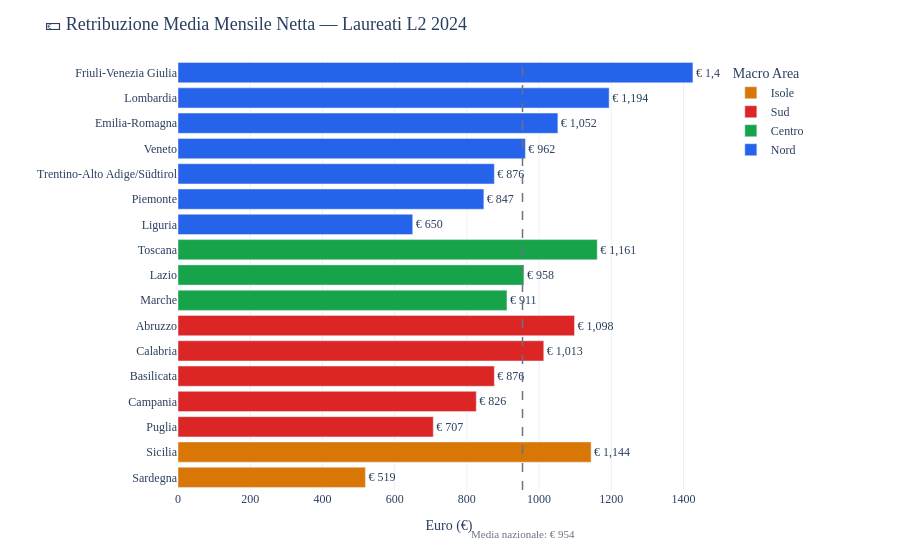
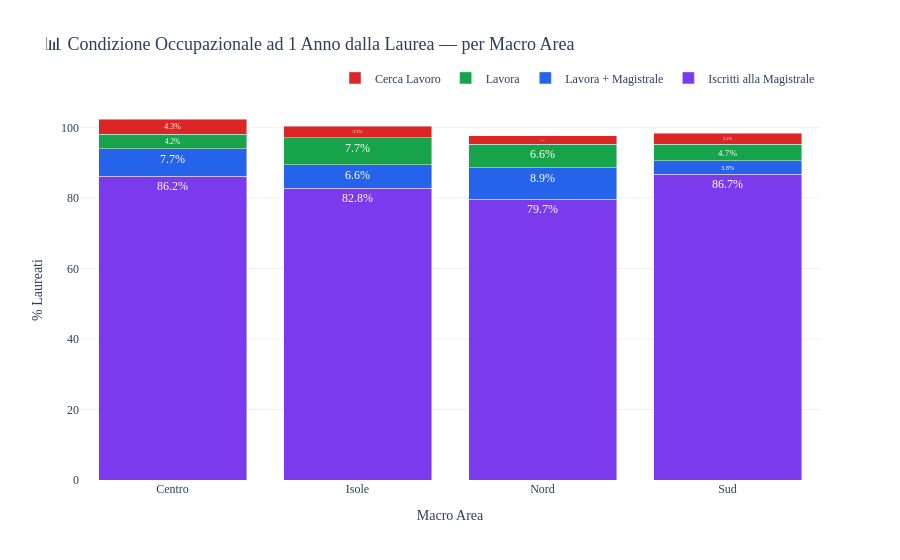
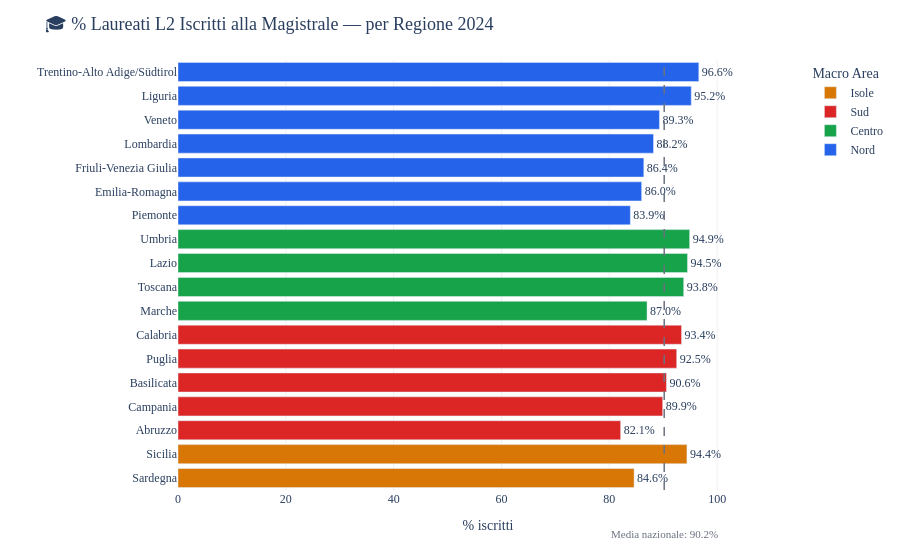

The notebook cell saved with these charts, in order:
### Code cell
import pandas as pd
import plotly.express as px
import plotly.graph_objects as go

# ── CARICA DATI ───────────────────────────────────────────────────────────────

df = pd.read_csv(
    r"C:\Users\Administrator\Desktop\PROGETTO_L2\almalaurea_2024_clean.csv",
    encoding="utf-8-sig"
)

COLORI = {
    "Nord":   "#2563EB",
    "Centro": "#16A34A",
    "Sud":    "#DC2626",
    "Isole":  "#D97706",
}

REGIONE_GEO = {
    "PIEMONTE":   "Piemonte",
    "LIGURIA":    "Liguria",
    "LOMBARDIA":  "Lombardia",
    "TRENTINO":   "Trentino-Alto Adige/Südtirol",
    "VENETO":     "Veneto",
    "FRIULI":     "Friuli-Venezia Giulia",
    "EMILIA":     "Emilia-Romagna",
    "TOSCANA":    "Toscana",
    "UMBRIA":     "Umbria",
    "MARCHE":     "Marche",
    "LAZIO":      "Lazio",
    "ABBRUZZO":   "Abruzzo",
    "ABRUZZO":    "Abruzzo",
    "CAMPANIA":   "Campania",
    "PUGLIA":     "Puglia",
    "BASILICATA": "Basilicata",
    "CALABRIA":   "Calabria",
    "SICILIA":    "Sicilia",
    "SARDEGNA":   "Sardegna",
}

df["reg_name"]      = df["regione"].map(REGIONE_GEO)
df["regione_label"] = df["reg_name"]

GEOJSON_URL = (
    "https://raw.githubusercontent.com/openpolis/geojson-italy/"
    "master/geojson/limits_IT_regions.geojson"
)

# ════════════════════════════════════════════════════════════════════════════════
# GRAFICO 1 — Mappa coropletica con Molise e Valle d'Aosta in grigio
# ════════════════════════════════════════════════════════════════════════════════

# Proviamo entrambe le varianti del nome per Valle d'Aosta
no_corso_nomi = [
    "Valle d'Aosta/Vallée d'Aoste",
    "Molise",
]

fig1 = go.Figure()

# Traccia principale — regioni con corso (scala Blues)
fig1.add_trace(go.Choropleth(
    geojson=GEOJSON_URL,
    locations=df["reg_name"],
    featureidkey="properties.reg_name",
    z=df["n_laureati"],
    colorscale="Blues",
    colorbar=dict(title="N. Laureati", x=1.0),
    marker_line_color="white",
    marker_line_width=1,
    hovertemplate=(
        "<b>%{location}</b><br>"
        "Laureati: %{z:.0f}<br>"
        "<extra></extra>"
    ),
    name="Regioni con L2",
))

# Traccia secondaria — grigio scuro per regioni senza corso
fig1.add_trace(go.Choropleth(
    geojson=GEOJSON_URL,
    locations=no_corso_nomi,
    featureidkey="properties.reg_name",
    z=[0, 0],
    colorscale=[[0, "#4B5563"], [1, "#4B5563"]],
    showscale=False,
    marker_line_color="white",
    marker_line_width=1,
    hovertemplate=(
        "<b>%{location}</b><br>"
        "Nessun corso L2 attivo<br>"
        "<extra></extra>"
    ),
    name="Nessun corso L2",
))

fig1.update_geos(fitbounds="locations", visible=False)
fig1.update_layout(
    title="🗺️ Laureati L2 Biotecnologie per Regione — 2024",
    margin={"r": 0, "t": 50, "l": 0, "b": 0},
    height=580,
    font_family="Georgia",
    title_font_size=18,
)
fig1.show()


# ════════════════════════════════════════════════════════════════════════════════
# GRAFICO 2 — Retribuzione media per regione (barre orizzontali)
# ════════════════════════════════════════════════════════════════════════════════

df_ret = (
    df.dropna(subset=["retribuzione_media"])
    .sort_values("retribuzione_media", ascending=True)
)
media_naz = df_ret["retribuzione_media"].mean()

fig2 = go.Figure()

for macro in ["Isole", "Sud", "Centro", "Nord"]:
    subset = df_ret[df_ret["macro_area"] == macro]
    fig2.add_trace(go.Bar(
        x=subset["retribuzione_media"],
        y=subset["regione_label"],
        orientation="h",
        name=macro,
        marker_color=COLORI[macro],
        text=subset["retribuzione_media"].apply(lambda x: f"€ {x:,.0f}"),
        textposition="outside",
        hovertemplate="<b>%{y}</b><br>Retribuzione: € %{x:,.0f}<extra></extra>",
    ))

fig2.add_vline(x=media_naz, line_dash="dash", line_color="#6B7280", line_width=1.5)
fig2.add_annotation(
    x=media_naz, y=-0.12, yref="paper",
    text=f"Media nazionale: € {media_naz:,.0f}",
    showarrow=False,
    font=dict(color="#6B7280", size=11),
    align="center",
)

fig2.update_layout(
    title="💶 Retribuzione Media Mensile Netta — Laureati L2 2024",
    xaxis_title="Euro (€)",
    yaxis_title="",
    barmode="overlay",
    height=560,
    legend_title="Macro Area",
    font_family="Georgia",
    title_font_size=18,
    plot_bgcolor="white",
    xaxis=dict(gridcolor="#f0f0f0"),
    margin=dict(l=130, r=180, t=60, b=70),
)
fig2.show()


# ════════════════════════════════════════════════════════════════════════════════
# GRAFICO 3 — Condizione occupazionale (barre impilate per macro-area)
# ════════════════════════════════════════════════════════════════════════════════

condizioni_candidate = {
    "Iscritti alla Magistrale":  "pct_solo_magistrale",
    "Lavora + Magistrale":       "pct_lavorano_e_magistrale",
    "Lavora":                    "pct_lavorano_solo",
    "Cerca Lavoro":              "pct_cercano_lavoro",
}
condizioni = {k: v for k, v in condizioni_candidate.items() if v in df.columns}

agg = (
    df.groupby("macro_area")[list(condizioni.values())]
    .mean()
    .reset_index()
)

colori_barre = {
    "Iscritti alla Magistrale": "#7C3AED",
    "Lavora + Magistrale":      "#2563EB",
    "Lavora":                   "#16A34A",
    "Cerca Lavoro":             "#DC2626",
}

fig3 = go.Figure()

for label, col in condizioni.items():
    fig3.add_trace(go.Bar(
        name=label,
        x=agg["macro_area"],
        y=agg[col].round(1),
        marker_color=colori_barre[label],
        text=agg[col].round(1).astype(str) + "%",
        textposition="inside",
        hovertemplate=f"<b>{label}</b><br>%{{x}}: %{{y:.1f}}%<extra></extra>",
    ))

fig3.update_layout(
    barmode="stack",
    title="📊 Condizione Occupazionale ad 1 Anno dalla Laurea — per Macro Area",
    xaxis_title="Macro Area",
    yaxis_title="% Laureati",
    height=500,
    legend=dict(orientation="h", yanchor="bottom", y=1.02, xanchor="right", x=1),
    font_family="Georgia",
    title_font_size=18,
    plot_bgcolor="white",
    yaxis=dict(gridcolor="#f0f0f0"),
)
fig3.show()


# ════════════════════════════════════════════════════════════════════════════════
# GRAFICO 4 — % iscritti alla magistrale per regione (barre orizzontali)
# ════════════════════════════════════════════════════════════════════════════════

df_mag = (
    df.dropna(subset=["pct_iscritti_magistrale"])
    .sort_values("pct_iscritti_magistrale", ascending=True)
)
media_mag = df_mag["pct_iscritti_magistrale"].mean()

fig4 = go.Figure()

for macro in ["Isole", "Sud", "Centro", "Nord"]:
    subset = df_mag[df_mag["macro_area"] == macro]
    fig4.add_trace(go.Bar(
        x=subset["pct_iscritti_magistrale"],
        y=subset["regione_label"],
        orientation="h",
        name=macro,
        marker_color=COLORI[macro],
        text=subset["pct_iscritti_magistrale"].apply(lambda x: f"{x:.1f}%"),
        textposition="outside",
        hovertemplate="<b>%{y}</b><br>Iscritti magistrale: %{x:.1f}%<extra></extra>",
    ))

fig4.add_vline(x=media_mag, line_dash="dash", line_color="#6B7280", line_width=1.5)
fig4.add_annotation(
    x=media_mag, y=-0.12, yref="paper",
    text=f"Media nazionale: {media_mag:.1f}%",
    showarrow=False,
    font=dict(color="#6B7280", size=11),
    align="center",
)

fig4.update_layout(
    title="🎓 % Laureati L2 Iscritti alla Magistrale — per Regione 2024",
    xaxis_title="% iscritti",
    yaxis_title="",
    height=560,
    legend_title="Macro Area",
    font_family="Georgia",
    title_font_size=18,
    plot_bgcolor="white",
    xaxis=dict(gridcolor="#f0f0f0", range=[0, 115]),
    margin=dict(l=130, r=100, t=60, b=70),
)
fig4.show()


print("✅ Tutti e 4 i grafici generati!")
print()

# Verifica rapida dati grafico 3
print("── Verifica grafico 3 (medie per macro-area) ──")
cols_check = [c for c in condizioni.values() if c in df.columns]
print(df.groupby("macro_area")[cols_check].mean().round(1).to_string())

### Figure 1 — Plotly figure (JSON) as saved in the notebook; plotly's stock layout.template omitted (floating-point values rounded to 4 significant figures)
{"data": [{"hovertemplate": "<b>%{y}</b><br>Retribuzione: € %{x:,.0f}<extra></extra>", "marker": {"color": "#D97706"}, "name": "Isole", "orientation": "h", "text": ["€ 519", "€ 1,144"], "textposition": "outside", "type": "bar", "x": [519, 1144], "y": ["Sardegna", "Sicilia"]}, {"hovertemplate": "<b>%{y}</b><br>Retribuzione: € %{x:,.0f}<extra></extra>", "marker": {"color": "#DC2626"}, "name": "Sud", "orientation": "h", "text": ["€ 707", "€ 826", "€ 876", "€ 1,013", "€ 1,098"], "textposition": "outside", "type": "bar", "x": [707, 826, 876, 1013, 1098], "y": ["Puglia", "Campania", "Basilicata", "Calabria", "Abruzzo"]}, {"hovertemplate": "<b>%{y}</b><br>Retribuzione: € %{x:,.0f}<extra></extra>", "marker": {"color": "#16A34A"}, "name": "Centro", "orientation": "h", "text": ["€ 911", "€ 958", "€ 1,161"], "textposition": "outside", "type": "bar", "x": [911, 958, 1161], "y": ["Marche", "Lazio", "Toscana"]}, {"hovertemplate": "<b>%{y}</b><br>Retribuzione: € %{x:,.0f}<extra></extra>", "marker": {"color": "#2563EB"}, "name": "Nord", "orientation": "h", "text": ["€ 650", "€ 847", "€ 876", "€ 962", "€ 1,052", "€ 1,194", "€ 1,426"], "textposition": "outside", "type": "bar", "x": [650, 847, 876, 962, 1052, 1194, 1426], "y": ["Liguria", "Piemonte", "Trentino-Alto Adige/Südtirol", "Veneto", "Emilia-Romagna", "Lombardia", "Friuli-Venezia Giulia"]}], "layout": {"annotations": [{"align": "center", "font": {"color": "#6B7280", "size": 11}, "showarrow": false, "text": "Media nazionale: € 954", "x": 954.1, "y": -0.12, "yref": "paper"}], "autosize": true, "barmode": "overlay", "font": {"family": "Georgia"}, "legend": {"title": {"text": "Macro Area"}}, "margin": {"b": 70, "l": 130, "r": 180, "t": 60}, "plot_bgcolor": "white", "shapes": [{"line": {"color": "#6B7280", "dash": "dash", "width": 1.5}, "type": "line", "x0": 954.1, "x1": 954.1, "xref": "x", "y0": 0, "y1": 1, "yref": "y domain"}], "title": {"font": {"size": 18}, "text": "💶 Retribuzione Media Mensile Netta — Laureati L2 2024"}, "xaxis": {"autorange": true, "gridcolor": "#f0f0f0", "range": [0, 1501.0], "title": {"text": "Euro (€)"}, "type": "linear"}, "yaxis": {"autorange": true, "range": [-0.5, 16.5], "title": {"text": ""}, "type": "category"}}}

### Figure 2 — Plotly figure (JSON) as saved in the notebook; plotly's stock layout.template omitted (floating-point values rounded to 4 significant figures)
{"data": [{"hovertemplate": "<b>Iscritti alla Magistrale</b><br>%{x}: %{y:.1f}%<extra></extra>", "marker": {"color": "#7C3AED"}, "name": "Iscritti alla Magistrale", "text": ["86.2%", "82.8%", "79.7%", "86.7%"], "textposition": "inside", "type": "bar", "x": ["Centro", "Isole", "Nord", "Sud"], "y": [86.2, 82.8, 79.7, 86.7]}, {"hovertemplate": "<b>Lavora + Magistrale</b><br>%{x}: %{y:.1f}%<extra></extra>", "marker": {"color": "#2563EB"}, "name": "Lavora + Magistrale", "text": ["7.7%", "6.6%", "8.9%", "3.8%"], "textposition": "inside", "type": "bar", "x": ["Centro", "Isole", "Nord", "Sud"], "y": [7.7, 6.6, 8.9, 3.8]}, {"hovertemplate": "<b>Lavora</b><br>%{x}: %{y:.1f}%<extra></extra>", "marker": {"color": "#16A34A"}, "name": "Lavora", "text": ["4.2%", "7.7%", "6.6%", "4.7%"], "textposition": "inside", "type": "bar", "x": ["Centro", "Isole", "Nord", "Sud"], "y": [4.2, 7.7, 6.6, 4.7]}, {"hovertemplate": "<b>Cerca Lavoro</b><br>%{x}: %{y:.1f}%<extra></extra>", "marker": {"color": "#DC2626"}, "name": "Cerca Lavoro", "text": ["4.3%", "3.3%", "2.5%", "3.2%"], "textposition": "inside", "type": "bar", "x": ["Centro", "Isole", "Nord", "Sud"], "y": [4.3, 3.3, 2.5, 3.2]}], "layout": {"autosize": true, "barmode": "stack", "font": {"family": "Georgia"}, "legend": {"orientation": "h", "x": 1, "xanchor": "right", "y": 1.02, "yanchor": "bottom"}, "plot_bgcolor": "white", "title": {"font": {"size": 18}, "text": "📊 Condizione Occupazionale ad 1 Anno dalla Laurea — per Macro Area"}, "xaxis": {"autorange": true, "range": [-0.5, 3.5], "title": {"text": "Macro Area"}, "type": "category"}, "yaxis": {"autorange": true, "gridcolor": "#f0f0f0", "range": [0, 107.8], "title": {"text": "% Laureati"}, "type": "linear"}}}

### Figure 3 — Plotly figure (JSON) as saved in the notebook; plotly's stock layout.template omitted (floating-point values rounded to 4 significant figures)
{"data": [{"hovertemplate": "<b>%{y}</b><br>Iscritti magistrale: %{x:.1f}%<extra></extra>", "marker": {"color": "#D97706"}, "name": "Isole", "orientation": "h", "text": ["84.6%", "94.4%"], "textposition": "outside", "type": "bar", "x": [84.6, 94.4], "y": ["Sardegna", "Sicilia"]}, {"hovertemplate": "<b>%{y}</b><br>Iscritti magistrale: %{x:.1f}%<extra></extra>", "marker": {"color": "#DC2626"}, "name": "Sud", "orientation": "h", "text": ["82.1%", "89.9%", "90.6%", "92.5%", "93.4%"], "textposition": "outside", "type": "bar", "x": [82.1, 89.9, 90.6, 92.5, 93.4], "y": ["Abruzzo", "Campania", "Basilicata", "Puglia", "Calabria"]}, {"hovertemplate": "<b>%{y}</b><br>Iscritti magistrale: %{x:.1f}%<extra></extra>", "marker": {"color": "#16A34A"}, "name": "Centro", "orientation": "h", "text": ["87.0%", "93.8%", "94.5%", "94.9%"], "textposition": "outside", "type": "bar", "x": [87, 93.8, 94.5, 94.9], "y": ["Marche", "Toscana", "Lazio", "Umbria"]}, {"hovertemplate": "<b>%{y}</b><br>Iscritti magistrale: %{x:.1f}%<extra></extra>", "marker": {"color": "#2563EB"}, "name": "Nord", "orientation": "h", "text": ["83.9%", "86.0%", "86.4%", "88.2%", "89.3%", "95.2%", "96.6%"], "textposition": "outside", "type": "bar", "x": [83.9, 86, 86.4, 88.2, 89.3, 95.2, 96.6], "y": ["Piemonte", "Emilia-Romagna", "Friuli-Venezia Giulia", "Lombardia", "Veneto", "Liguria", "Trentino-Alto Adige/Südtirol"]}], "layout": {"annotations": [{"align": "center", "font": {"color": "#6B7280", "size": 11}, "showarrow": false, "text": "Media nazionale: 90.2%", "x": 90.18, "y": -0.12, "yref": "paper"}], "autosize": true, "font": {"family": "Georgia"}, "legend": {"title": {"text": "Macro Area"}}, "margin": {"b": 70, "l": 130, "r": 100, "t": 60}, "plot_bgcolor": "white", "shapes": [{"line": {"color": "#6B7280", "dash": "dash", "width": 1.5}, "type": "line", "x0": 90.18, "x1": 90.18, "xref": "x", "y0": 0, "y1": 1, "yref": "y domain"}], "title": {"font": {"size": 18}, "text": "🎓 % Laureati L2 Iscritti alla Magistrale — per Regione 2024"}, "xaxis": {"gridcolor": "#f0f0f0", "range": [0, 115], "title": {"text": "% iscritti"}, "type": "linear"}, "yaxis": {"autorange": true, "range": [-0.5, 17.5], "title": {"text": ""}, "type": "category"}}}
